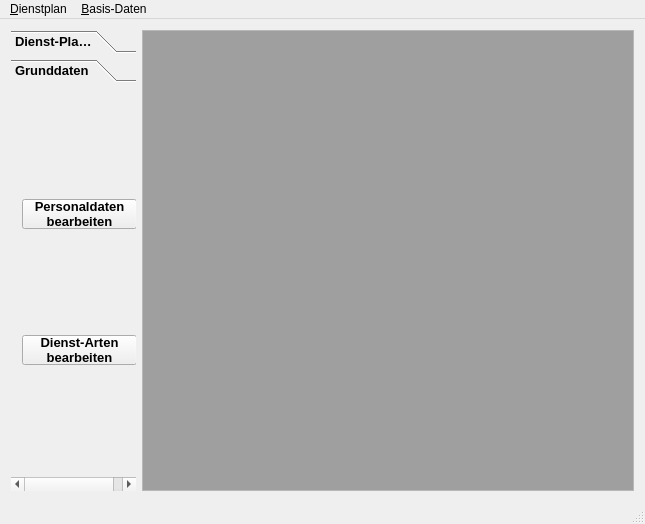
<?xml version="1.0" encoding="UTF-8"?>
<ui version="4.0">
 <class>CMainWindow</class>
 <widget class="QMainWindow" name="CMainWindow">
  <property name="geometry">
   <rect>
    <x>0</x>
    <y>0</y>
    <width>645</width>
    <height>524</height>
   </rect>
  </property>
  <property name="sizePolicy">
   <sizepolicy hsizetype="Maximum" vsizetype="Maximum">
    <horstretch>0</horstretch>
    <verstretch>0</verstretch>
   </sizepolicy>
  </property>
  <property name="windowTitle">
   <string>MEGARoster</string>
  </property>
  <property name="windowIcon">
   <iconset resource="megaroster.qrc">
    <normaloff>:/gfx/ico/mr.bmp</normaloff>:/gfx/ico/mr.bmp</iconset>
  </property>
  <property name="toolButtonStyle">
   <enum>Qt::ToolButtonTextUnderIcon</enum>
  </property>
  <property name="documentMode">
   <bool>false</bool>
  </property>
  <property name="tabShape">
   <enum>QTabWidget::Triangular</enum>
  </property>
  <widget class="QWidget" name="centralWidget">
   <layout class="QHBoxLayout" name="horizontalLayout">
    <item>
     <widget class="QToolBox" name="toolBox">
      <property name="sizePolicy">
       <sizepolicy hsizetype="MinimumExpanding" vsizetype="Preferred">
        <horstretch>0</horstretch>
        <verstretch>0</verstretch>
       </sizepolicy>
      </property>
      <property name="minimumSize">
       <size>
        <width>125</width>
        <height>0</height>
       </size>
      </property>
      <property name="maximumSize">
       <size>
        <width>125</width>
        <height>16777215</height>
       </size>
      </property>
      <property name="font">
       <font>
        <pointsize>10</pointsize>
        <weight>75</weight>
        <bold>true</bold>
       </font>
      </property>
      <property name="frameShape">
       <enum>QFrame::NoFrame</enum>
      </property>
      <property name="frameShadow">
       <enum>QFrame::Raised</enum>
      </property>
      <property name="lineWidth">
       <number>10</number>
      </property>
      <property name="currentIndex">
       <number>1</number>
      </property>
      <widget class="QWidget" name="pgRoster">
       <property name="geometry">
        <rect>
         <x>0</x>
         <y>0</y>
         <width>133</width>
         <height>393</height>
        </rect>
       </property>
       <property name="sizePolicy">
        <sizepolicy hsizetype="Preferred" vsizetype="Preferred">
         <horstretch>0</horstretch>
         <verstretch>0</verstretch>
        </sizepolicy>
       </property>
       <attribute name="label">
        <string>Dienst-Planung</string>
       </attribute>
       <attribute name="toolTip">
        <string>Pläne gestalten, ansehen, drucken...</string>
       </attribute>
       <layout class="QVBoxLayout" name="verticalLayout">
        <item>
         <widget class="QPushButton" name="cmdEditRoster">
          <property name="minimumSize">
           <size>
            <width>115</width>
            <height>30</height>
           </size>
          </property>
          <property name="maximumSize">
           <size>
            <width>115</width>
            <height>30</height>
           </size>
          </property>
          <property name="text">
           <string>Soll-Plan
be&amp;arbeiten</string>
          </property>
         </widget>
        </item>
        <item>
         <widget class="QPushButton" name="cmdPreAlerts">
          <property name="minimumSize">
           <size>
            <width>115</width>
            <height>30</height>
           </size>
          </property>
          <property name="maximumSize">
           <size>
            <width>115</width>
            <height>30</height>
           </size>
          </property>
          <property name="text">
           <string>&amp;Vormerkungen
bearbeiten</string>
          </property>
         </widget>
        </item>
        <item>
         <widget class="QPushButton" name="cmdActualRoster">
          <property name="minimumSize">
           <size>
            <width>115</width>
            <height>30</height>
           </size>
          </property>
          <property name="maximumSize">
           <size>
            <width>115</width>
            <height>30</height>
           </size>
          </property>
          <property name="text">
           <string>&amp;Ist-Plan
bearbeiten</string>
          </property>
         </widget>
        </item>
        <item>
         <widget class="QPushButton" name="cmdChangeLog">
          <property name="minimumSize">
           <size>
            <width>115</width>
            <height>30</height>
           </size>
          </property>
          <property name="maximumSize">
           <size>
            <width>115</width>
            <height>30</height>
           </size>
          </property>
          <property name="text">
           <string>Änderungen
&amp;einsehen</string>
          </property>
         </widget>
        </item>
       </layout>
      </widget>
      <widget class="QWidget" name="pgBaseData">
       <property name="geometry">
        <rect>
         <x>0</x>
         <y>0</y>
         <width>133</width>
         <height>393</height>
        </rect>
       </property>
       <property name="font">
        <font>
         <pointsize>10</pointsize>
         <weight>75</weight>
         <italic>false</italic>
         <bold>true</bold>
        </font>
       </property>
       <property name="toolTip">
        <string>Personal- und Dienst-Arten bearbeiten</string>
       </property>
       <attribute name="label">
        <string>Grunddaten</string>
       </attribute>
       <attribute name="toolTip">
        <string>Basis-Daten zur Dienstplangestaltung</string>
       </attribute>
       <layout class="QVBoxLayout" name="verticalLayout_2">
        <item>
         <widget class="QPushButton" name="cmdPersEdit">
          <property name="minimumSize">
           <size>
            <width>115</width>
            <height>30</height>
           </size>
          </property>
          <property name="maximumSize">
           <size>
            <width>115</width>
            <height>30</height>
           </size>
          </property>
          <property name="text">
           <string>Personaldaten
bearbeiten</string>
          </property>
         </widget>
        </item>
        <item>
         <widget class="QPushButton" name="cmdDType">
          <property name="minimumSize">
           <size>
            <width>115</width>
            <height>30</height>
           </size>
          </property>
          <property name="maximumSize">
           <size>
            <width>115</width>
            <height>30</height>
           </size>
          </property>
          <property name="text">
           <string>Dienst-Arten
bearbeiten</string>
          </property>
         </widget>
        </item>
       </layout>
      </widget>
     </widget>
    </item>
    <item>
     <widget class="QMdiArea" name="mdiArea">
      <property name="frameShape">
       <enum>QFrame::StyledPanel</enum>
      </property>
      <property name="frameShadow">
       <enum>QFrame::Raised</enum>
      </property>
      <property name="viewMode">
       <enum>QMdiArea::TabbedView</enum>
      </property>
      <property name="documentMode">
       <bool>true</bool>
      </property>
      <property name="tabsClosable">
       <bool>true</bool>
      </property>
      <property name="tabsMovable">
       <bool>true</bool>
      </property>
      <property name="tabShape">
       <enum>QTabWidget::Triangular</enum>
      </property>
     </widget>
    </item>
   </layout>
  </widget>
  <widget class="QMenuBar" name="menuBar">
   <property name="geometry">
    <rect>
     <x>0</x>
     <y>0</y>
     <width>645</width>
     <height>19</height>
    </rect>
   </property>
   <widget class="QMenu" name="menu_Dienstplan">
    <property name="title">
     <string>&amp;Dienstplan</string>
    </property>
    <addaction name="actionBe_arbeiten"/>
    <addaction name="separator"/>
    <addaction name="actionProgramm_be_enden"/>
   </widget>
   <widget class="QMenu" name="menu_Basis_Daten">
    <property name="title">
     <string>&amp;Basis-Daten</string>
    </property>
    <addaction name="action_Personal"/>
    <addaction name="action_Dienst_Arten"/>
    <addaction name="separator"/>
    <addaction name="actionDruckvorlage_bearbeiten"/>
   </widget>
   <addaction name="menu_Dienstplan"/>
   <addaction name="menu_Basis_Daten"/>
  </widget>
  <widget class="QStatusBar" name="statusBar"/>
  <action name="actionBe_arbeiten">
   <property name="text">
    <string>Be&amp;arbeiten...</string>
   </property>
  </action>
  <action name="actionProgramm_be_enden">
   <property name="text">
    <string>Programm be&amp;enden...</string>
   </property>
  </action>
  <action name="action_Personal">
   <property name="text">
    <string>&amp;Personal...</string>
   </property>
  </action>
  <action name="action_Dienst_Arten">
   <property name="text">
    <string>&amp;Dienst-Arten...</string>
   </property>
  </action>
  <action name="actionDruckvorlage_bearbeiten">
   <property name="text">
    <string>Druckvorlage bearbeiten...</string>
   </property>
  </action>
 </widget>
 <layoutdefault spacing="6" margin="11"/>
 <resources>
  <include location="megaroster.qrc"/>
 </resources>
 <connections/>
</ui>
